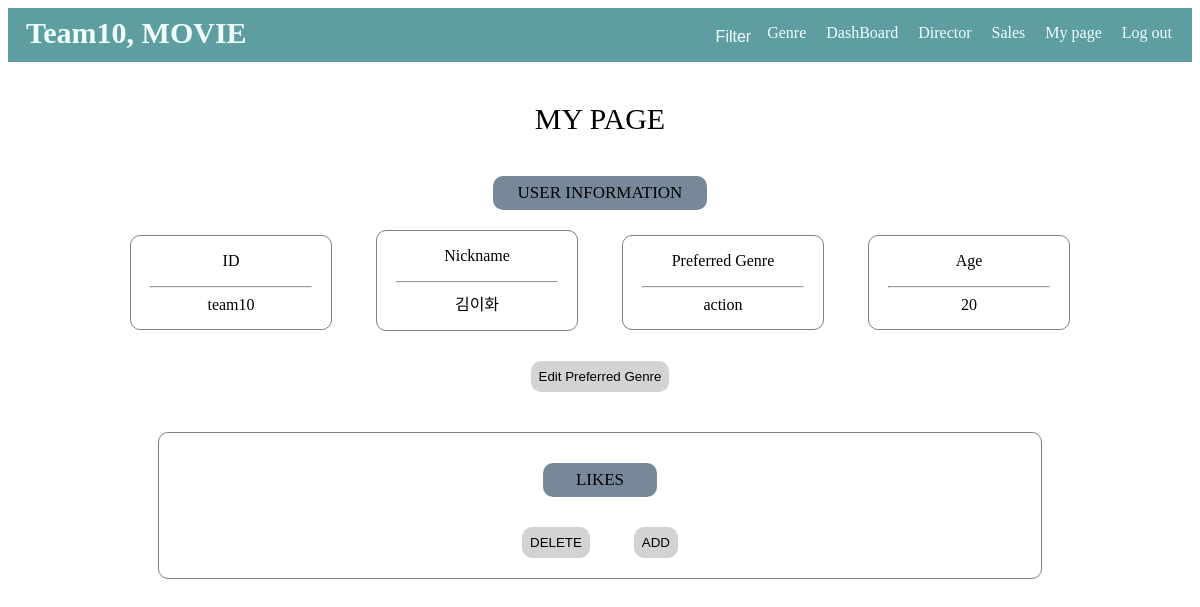
/code/mypage.php (signed in), run on the app's committed database.
### tables this page shows
CREATE TABLE user(
    u_id VARCHAR(15) NOT NULL PRIMARY KEY,
    pwd VARCHAR(20) NOT NULL,
    username VARCHAR(30) NOT NULL,
    preferred VARCHAR(30) NOT NULL
);

CREATE TABLE user_info(
    u_id VARCHAR(15) NOT NULL,
    usersex varchar(10) NOT NULL,
    userage INT NOT NULL,
    FOREIGN KEY (u_id) REFERENCES user(u_id) ON UPDATE CASCADE ON DELETE CASCADE
);

### code/mypage.php (the view, shortened to what this page needs)
<!DOCTYPE html>
<html lang="en">
<head>
    <link rel="stylesheet" type="text/css" href="css/header.css">
</head>
<body>
    <header id="main_header">
        <nav>
            <a id="logo" href="main.php"> Team10, MOVIE </a>
            <ul class="header_ul">
                <?php
                if (isset($_SESSION['name'])) { ?>
                    <li class="header_li"><a href="./logout.php"> Log out</a></li>
                    <li class="header_li"><a href="./mypage.php"> My page</a></li>
                    <li class="header_li"><a href="./sales_month.php"> Sales</a></li>
                    <li class="header_li"><a href="./director.php"> Director</a></li>
                    <li class="header_li"><a href="./dash.php">DashBoard</a></li>
                    <li class="header_li"><a href="./genre.php"> Genre</a></li>
                    <li class="header_li">
                        <form action="filter.php" method="post">
                            <input type="submit" value="Filter" id="filter_submit">
                        </form>
                    </li>
                <?php
                } else { ?>
                    <li class="header_li"><a href="./login.php"> Login</a></li>
                <?php
                }
                ?>
            </ul>
        </nav>
    </header>
    <header style="text-align: center;margin:40px;font-size:30px">
        <p>MY PAGE</p>
    </header>
    <?php
    $nickname = $_SESSION['name'];
    $mysqli = mysqli_connect('localhost', 'team10', 'team10', 'team10');
    $sql = "SELECT u_id, pwd, preferred FROM user WHERE user.username = '$nickname'";
    $row = mysqli_fetch_array(mysqli_query($mysqli, $sql));
    $id = $row[0];
    $genre = $row[2];
    $sql2 = "SELECT user_info.usersex,user_info.userage from user_info
            LEFT JOIN user ON user_info.u_id=user.u_id
            where user_info.u_id = '" . $_SESSION['id'] . "'";
    $user_info_row = mysqli_fetch_array(mysqli_query($mysqli, $sql2));
    $user_age = $user_info_row[1];
    ?>
    <div id="user info" style="text-align: center;width:100%;">
        <p style="margin:auto;padding:7px;font-size:17px;width:200px;border-radius:10px;background-color:lightslategray">USER INFORMATION</p>
        <form action="mypage_genre_update.php" method="POST">
            <div style="display:inline-block;margin:20px;border:1px solid grey;width:200px;padding-bottom:15px;border-radius:10px">
                <p>ID</p>
                <hr style="width:80%"><?= $id ?>
                <br>
            </div>
            <div style="display:inline-block;margin:20px;border:1px solid grey;width:200px;padding-bottom:15px;border-radius:10px">
                <p>Nickname</p>
                <hr style="width:80%"><?= $nickname ?>
            </div>
            <div style="display:inline-block;margin:20px;border:1px solid grey;width:200px;padding-bottom:15px;border-radius:10px">
                <p>Preferred Genre</p>
                <hr style="width:80%"><?= $genre ?>
            </div>
            <div style="display:inline-block;margin:20px;border:1px solid grey;width:200px;padding-bottom:15px;border-radius:10px">
                <p>Age</p>
                <hr style="width:80%"><?= $user_age ?>
            </div>
            <div style="margin:10px;margin-bottom:40px">
                <input type="submit" value="Edit Preferred Genre">
            </div>
        </form>
    </div>
    <div align="center" style="border:1px solid grey;border-radius:10px;margin:150px;margin-top:10px">
        <p style="margin: 10px;margin-top:30px;padding:7px;font-size:17px;width:100px;border-radius:10px;background-color:lightslategray">LIKES</p>
        <div style="text-align:center">
            <div style="display:inline-block;">
                <form style="margin: 20px;" action="mypage_like_delete.php">
                    <input type="submit" value="DELETE">
                </form>
            </div>
            <div style="display:inline-block">
                <form style="margin: 20px;" action="mypage_like_insert_genre.php">
                    <input type="submit" value="ADD">
                </form>
            </div>
        </div>
    </div>
</body>
</html>

### code/css/header.css (style rules this page uses)
#main_header { background: #5F9EA0; margin: 0; padding: 8px; text-align: left; }
#logo { float: left; cursor: pointer; font-size: 30px; display: flex; align-items: left; font-weight: bold; text-decoration: none; height: 50px; display: block; color: azure; padding-left: 10px; }
.header_ul { list-style-type: none; margin: 0; padding: 0; overflow: hidden; }
.header_li { float: right; }
.header_li a { display: block; color: azure; font-size: medium; padding: 8px; padding-right: 12px; text-decoration: none; text-align: center; }
#filter_submit { background-color: transparent; border: 0px transparent solid; color: azure; font-size: medium; display: block; padding: 8px; padding-top: 12px; text-decoration: none; text-align: center; }

### code/mypage.php (style rules this page uses)
[type="submit"] { background-color: lightgray; border: 0px; padding: 8px; border-radius: 10px; }

### data on the page
user: u_id "team10", preferred "action"
user_info: userage "20"

### other printed values
$nickname "김이화"
